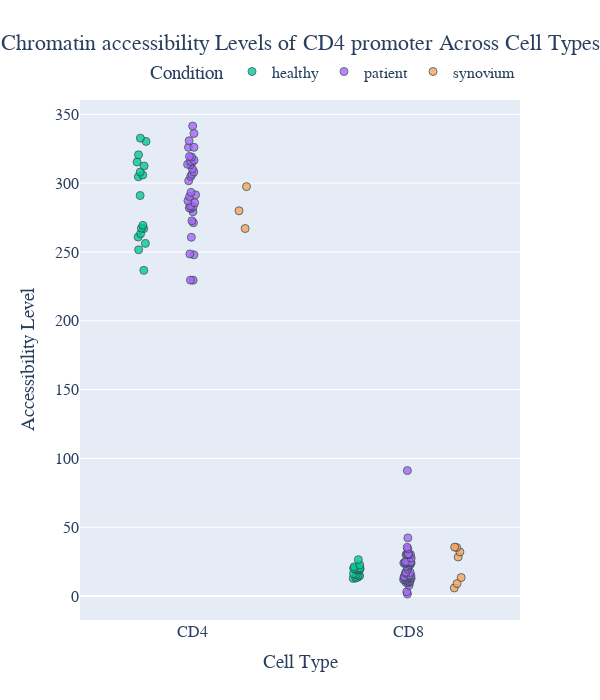

Notebook cell for this chart:
### Markdown cell above
## make some plots for specific genes to assess sample mixups

### Code cell
counts = counts_table.loc["chr12:6789245-6789745"].T
df = pd.DataFrame(counts).merge(metadata_ATAC[["id", "cell_type", 'condition','proper_name']], left_index = True, right_on = "id")
df.columns = ["gene", "id", "cell_type",'condition','proper_name']
df = df.replace(["CD4_SF", "CD8_SF"], ["CD4", "CD8"])
# Create the strip plot
fig = px.strip(df, x="cell_type", y="gene", color="condition",
               hover_name="proper_name",
               color_discrete_map={"Healthy": "blue", "Diseased": "red"},
               title=f'Chromatin accessibility Levels of CD4 promoter Across Cell Types',
               labels={"cell_type": "Cell Type", "gene": "Accessibility Level"})

# Customizing the marker appearance
fig.update_traces(marker=dict(size=8, opacity=0.8, line=dict(width=1, color='DarkSlateGrey')))
fig.update_layout(
    width=600,  # Set the width of the figure in pixels
    height=700  # Set the height of the figure in pixels
)
# Enhancing layout
fig.update_layout(
    title={'text': f'Chromatin accessibility Levels of CD4 promoter Across Cell Types', 'y':0.95, 'x':0.5, 'xanchor': 'center', 'yanchor': 'top'},
    xaxis_title="Cell Type",
    yaxis_title="Accessibility Level",
    legend_title="Condition",
    font=dict(family="Arial, sans-serif", size=16),
    legend=dict(orientation="h", yanchor="bottom", y=1.02, xanchor="right", x=1)
)

# Show the plot
fig.show()
fig.write_image(f"/mnt/iusers01/jw01/mdefscs4/psa_functional_genomics/PsA_reviewers_analysis/other_figs/expression_ATAC_CD4.svg")

### Figure 1 — Plotly figure (JSON) as saved in the notebook; plotly's stock layout.template omitted (floating-point values rounded to 4 significant figures)
{"data": [{"alignmentgroup": "True", "boxpoints": "all", "fillcolor": "rgba(255,255,255,0)", "hoveron": "points", "hovertemplate": "<b>%{hovertext}</b><br><br>condition=healthy<br>Cell Type=%{x}<br>Accessibility Level=%{y}<extra></extra>", "hovertext": ["NRHV151CD4", "NRHV151CD8", "NRHV321CD4", "NRHV321CD8", "NRHV238CD4", "NRHV238CD8", "NRHV326CD8", "NRHV171CD4", "NRHV171CD8", "NRHV324CD4", "NRHV086CD4", "NRHV086CD8", "NRHV121CD4", "NRHV121CD8", "NRHV322CD4", "NRHV322CD8", "NRHV324CD8", "NRHV073CD4", "NRHV073CD8", "NRHV079CD4", "NRHV079CD8", "NRHV168CD4", "NRHV290CD4", "NRHV295CD4", "NRHV295CD8", "NRHV332CD8", "NRHV168CD8", "NRHV290CD8", "NRHV326CD4", "NRHV332CD4", "NRHV014XCD4", "NRHV014XCD8", "NRHV325CD4", "NRHV325CD8"], "legendgroup": "healthy", "line": {"color": "rgba(255,255,255,0)"}, "marker": {"color": "#00cc96", "line": {"color": "DarkSlateGrey", "width": 1}, "opacity": 0.8, "size": 8}, "name": "healthy", "offsetgroup": "healthy", "orientation": "v", "pointpos": 0, "showlegend": true, "type": "box", "x": ["CD4", "CD8", "CD4", "CD8", "CD4", "CD8", "CD8", "CD4", "CD8", "CD4", "CD4", "CD8", "CD4", "CD8", "CD4", "CD8", "CD8", "CD4", "CD8", "CD4", "CD8", "CD4", "CD4", "CD4", "CD8", "CD8", "CD8", "CD8", "CD4", "CD4", "CD4", "CD8", "CD4", "CD8"], "x0": " ", "xaxis": "x", "y": [251.6, 26.42, 256.2, 15.12, 291.0, 18.67, 19.88, 263.3, 14.66, 267.2, 312.5, 12.81, 315.4, 20.11, 332.7, 19.49, 20.31, 267.0, 21.27, 304.6, 19.18, 305.9, 308.1, 236.6, 16.28, 13.08, 13.59, 19.41, 330.3, 260.9, 320.6, 22.53, 269.3, 15.87], "y0": " ", "yaxis": "y"}, {"alignmentgroup": "True", "boxpoints": "all", "fillcolor": "rgba(255,255,255,0)", "hoveron": "points", "hovertemplate": "<b>%{hovertext}</b><br><br>condition=patient<br>Cell Type=%{x}<br>Accessibility Level=%{y}<extra></extra>", "hovertext": ["PSA4920CD4", "PSA4945CD8", "PSA4948CD8", "PSA4953CD8", "PSA4960CD8", "PSA4944CD4", "PSA4947CD8", "PSA4949CD4", "PSA4954CD8", "PSA4963CD8", "PSA4950CD4", "PSA4961CD8", "PSA4964CD8", "PSA5012CD4", "PSA4920CD8", "PSA4952CD8", "PSA4963CD4", "PSA5008CD4", "PSA5012CD8", "PSA4941CD8", "PSA4944CD8", "PSA4946CD8", "PSA4952CD4", "PSA4954CD4", "PSA4962CD8", "PSA4964CD4", "PSA4965CD8", "PSA4969CD8", "PSA5008CD8", "PSA5014CD4", "PSA5014CD8", "PSA5019CD8", "PSA4950CD8", "PSA4958CD4", "PSA4958CD8", "PSA5009CD4", "PSA5010CD4", "PSA5010CD8", "PSA5018CD4", "PSA5018CD8", "PSA5023CD8", "PSA5026CD4", "PSA5026CD8", "PSA4956CD4", "PSA4956CD8", "PSA4968CD8", "PSA5007CD8", "PSA5009CD8", "PSA5013CD8", "PSA5013CD4", "PSA5015CD8", "PSA5020CD8", "PSA5021CD8", "PSA5022CD8", "PSA5024CD8", "PSA5036CD4", "PSA5036CD8", "PSA4947CD4", "PSA4957CD4", "PSA4959CD4", "PSA5006CD8", "PSA5019CD4", "PSA5021CD4", "PSA5040CD8", "PSA4945CD4", "PSA4949CD8", "PSA4951CD4", "PSA4951CD8", "PSA4959CD8", "PSA5017CD4", "PSA5017CD8", "PSA5037CD4", "PSA5039CD8", "PSA4967CD4", "PSA4968CD4", "PSA5006CD4", "PSA5007CD4", "PSA4955CD8", "PSA4962CD4", "PSA4966CD8", "PSA5037CD8", "PSA5040CD4"], "legendgroup": "patient", "line": {"color": "rgba(255,255,255,0)"}, "marker": {"color": "#ab63fa", "line": {"color": "DarkSlateGrey", "width": 1}, "opacity": 0.8, "size": 8}, "name": "patient", "offsetgroup": "patient", "orientation": "v", "pointpos": 0, "showlegend": true, "type": "box", "x": ["CD4", "CD8", "CD8", "CD8", "CD8", "CD4", "CD8", "CD4", "CD8", "CD8", "CD4", "CD8", "CD8", "CD4", "CD8", "CD8", "CD4", "CD4", "CD8", "CD8", "CD8", "CD8", "CD4", "CD4", "CD8", "CD4", "CD8", "CD8", "CD8", "CD4", "CD8", "CD8", "CD8", "CD4", "CD8", "CD4", "CD4", "CD8", "CD4", "CD8", "CD8", "CD4", "CD8", "CD4", "CD8", "CD8", "CD8", "CD8", "CD8", "CD4", "CD8", "CD8", "CD8", "CD8", "CD8", "CD4", "CD8", "CD4", "CD4", "CD4", "CD8", "CD4", "CD4", "CD8", "CD4", "CD8", "CD4", "CD8", "CD8", "CD4", "CD8", "CD4", "CD8", "CD4", "CD4", "CD4", "CD4", "CD8", "CD4", "CD8", "CD8", "CD4"], "x0": " ", "xaxis": "x", "y": [282.9, 3.053, 10.72, 14.17, 22.62, 306.4, 24.85, 271.2, 17.26, 9.559, 315.7, 13.56, 11.94, 287.2, 10.69, 9.978, 283.5, 279.2, 42.27, 16.67, 14.72, 12.03, 229.5, 315.4, 24.02, 281.6, 24.33, 13.05, 23.91, 318.9, 34.27, 19.53, 30.09, 248.6, 12.72, 282.1, 313.7, 24.2, 293.3, 30.17, 11.42, 308.1, 13.73, 326.0, 24.09, 30.64, 7.725, 23.72, 30.4, 326.1, 35.43, 15.39, 13.19, 21.13, 23.94, 316.7, 21.62, 260.7, 290.3, 247.9, 14.12, 336.1, 330.8, 24.97, 285.8, 1.49, 301.7, 12.87, 91.17, 310.3, 9.914, 319.4, 30.48, 229.5, 341.5, 313.4, 291.5, 17.11, 304.9, 24.94, 27.63, 272.7], "y0": " ", "yaxis": "y"}, {"alignmentgroup": "True", "boxpoints": "all", "fillcolor": "rgba(255,255,255,0)", "hoveron": "points", "hovertemplate": "<b>%{hovertext}</b><br><br>condition=synovium<br>Cell Type=%{x}<br>Accessibility Level=%{y}<extra></extra>", "hovertext": ["PSA4969CD8_SF", "PSA5040CD8_SF", "PSA5025CD8_SF", "PSA4917CD4_SF", "PSA4917CD8_SF", "PSA4918CD8_SF", "PSA4951CD4_SF", "PSA4958CD8_SF", "PSA4942CD8_SF", "PSA4958CD4_SF"], "legendgroup": "synovium", "line": {"color": "rgba(255,255,255,0)"}, "marker": {"color": "#FFA15A", "line": {"color": "DarkSlateGrey", "width": 1}, "opacity": 0.8, "size": 8}, "name": "synovium", "offsetgroup": "synovium", "orientation": "v", "pointpos": 0, "showlegend": true, "type": "box", "x": ["CD8", "CD8", "CD8", "CD4", "CD8", "CD8", "CD4", "CD8", "CD8", "CD4"], "x0": " ", "xaxis": "x", "y": [32.04, 13.44, 5.876, 297.5, 28.4, 9.072, 279.9, 35.28, 35.54, 267.0], "y0": " ", "yaxis": "y"}], "layout": {"boxmode": "group", "font": {"family": "Arial, sans-serif", "size": 16}, "height": 700, "legend": {"orientation": "h", "title": {"text": "Condition"}, "tracegroupgap": 0, "x": 1, "xanchor": "right", "y": 1.02, "yanchor": "bottom"}, "title": {"text": "Chromatin accessibility Levels of CD4 promoter Across Cell Types", "x": 0.5, "xanchor": "center", "y": 0.95, "yanchor": "top"}, "width": 600, "xaxis": {"anchor": "y", "domain": [0, 1], "title": {"text": "Cell Type"}}, "yaxis": {"anchor": "x", "domain": [0, 1], "title": {"text": "Accessibility Level"}}}}
